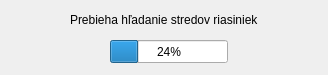
<?xml version="1.0" encoding="UTF-8"?>
<ui version="4.0">
 <class>Dialog</class>
 <widget class="QDialog" name="Dialog">
  <property name="geometry">
   <rect>
    <x>0</x>
    <y>0</y>
    <width>328</width>
    <height>75</height>
   </rect>
  </property>
  <property name="windowTitle">
   <string>Dialog</string>
  </property>
  <widget class="QProgressBar" name="progressBar">
   <property name="geometry">
    <rect>
     <x>110</x>
     <y>40</y>
     <width>118</width>
     <height>23</height>
    </rect>
   </property>
   <property name="value">
    <number>24</number>
   </property>
  </widget>
  <widget class="QLabel" name="label">
   <property name="geometry">
    <rect>
     <x>70</x>
     <y>10</y>
     <width>221</width>
     <height>20</height>
    </rect>
   </property>
   <property name="text">
    <string>Prebieha hľadanie stredov riasiniek</string>
   </property>
  </widget>
 </widget>
 <resources/>
 <connections/>
</ui>
